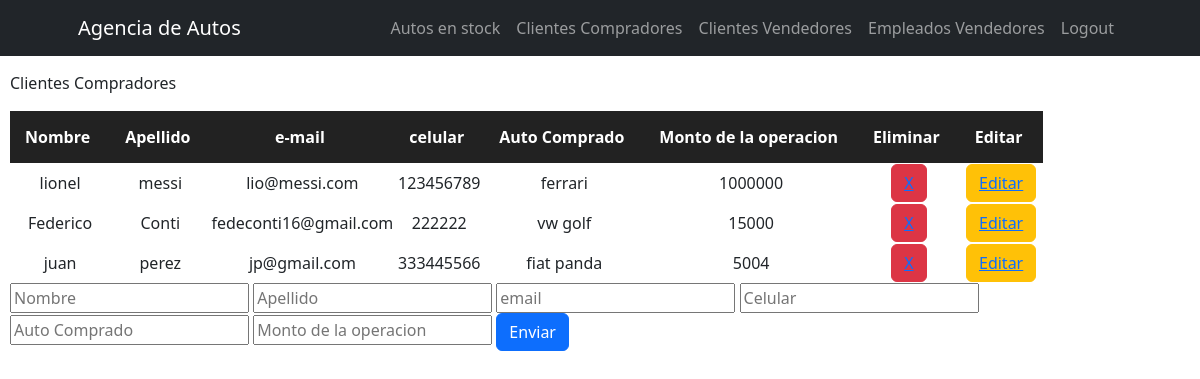
The app's page /setClientesCompradores/ (signed in) with its own data.
### AgenciApp/models.py (models this page shows, shortened)
class clientesCompradores(models.Model):
    nombre = models.CharField(max_length=40)
    apellido = models.CharField(max_length=40)
    email = models.EmailField()
    celular = models.IntegerField()
    autoComprado = models.CharField(max_length=40)
    montoOperacionComp = models.IntegerField()

### AgenciApp/views.py (the view)
# urls.py: path('setClientesCompradores/', setClientesCompradores, name='setClientesCompradores'),
@login_required
def setClientesCompradores(request):
    Clientes = clientesCompradores.objects.all()
    if request.method == 'POST':
        cliente = clientesCompradores(nombre=request.POST["nombre"],apellido=request.POST["apellido"],email=request.POST["email"],celular=request.POST["celular"], autoComprado=request.POST["autoComprado"], montoOperacionComp=request.POST["montoOperacionComp"])
        cliente.save()
        miFormulario = clientesFormulario()
        return render(request, "AgenciApp/setClientesCompradores.html", {"miFormulario":miFormulario, "Clientes":Clientes})
    else:
        miFormulario = clientesFormulario()
    return render(request, "AgenciApp/setClientesCompradores.html", {"miFormulario":miFormulario, "Clientes":Clientes})

### AgenciApp/forms.py
class clientesFormulario(forms.Form):
    nombre = forms.CharField()
    apellido = forms.CharField()
    email = forms.EmailField()
    celular = forms.IntegerField()
    autoComprado = forms.CharField(label='Auto Comprado')
    montoOperacionComp = forms.IntegerField(label='Monto Compra')

### AgenciApp/templates/AgenciApp/setClientesCompradores.html (shortened to what this page needs)
<div>
    {% extends "AgenciApp/clientesCompradores.html" %}
    {% load static %}
    {% block setClientesCompradores %}
    <form action="" method="post"> {% csrf_token %}
        <input placeholder="Nombre" type = "text" name="nombre" required>
        <input placeholder="Apellido" type = "text" name="apellido" required>
        <input placeholder="email" type = "email" name="email" required>
        <input placeholder="Celular" type = "number" name="celular" required>
        <input placeholder="Auto Comprado" type = "text" name="autoComprado" required>
        <input placeholder="Monto de la operacion" type = "number" name="montoOperacionComp" required>
        <input class="btn btn-primary" type="submit" value="Enviar">
    </form>
    {% endblock %}

### AgenciApp/templates/AgenciApp/clientesCompradores.html (shortened to what this page needs)
<div>
    {% extends "AgenciApp/inicio.html" %}
    {% load static %}
        {% block contenidoQueCambia %}
        <p>Clientes Compradores</p>
        <table class="tablaClientesCompradores">
            <tr class="tituloTablaClientesCompradores">
                <th>Nombre</th>
                <th>Apellido</th>
                <th>e-mail</th>
                <th>celular</th>
                <th>Auto Comprado</th>
                <th>Monto de la operacion</th>
                <th>Eliminar</th>
                <th>Editar</th>
            </tr>
                {% for Cliente in Clientes %}
                    <tr>
                        <td>{{Cliente.nombre}}</td>
                        <td>{{Cliente.apellido}}</td>
                        <td>{{Cliente.email}}</td>
                        <td>{{Cliente.celular}}</td>
                        <td>{{Cliente.autoComprado}}</td>
                        <td>{{Cliente.montoOperacionComp}}</td>
                        <td><button class="btn btn-danger btnEliminar"><a href="{% url 'eliminarClienteComprador' Cliente.email %}">X</a></button></td>
                        <td><button class="btn btn-warning btnEditar"><a href="{% url 'editarClienteComprador' Cliente.email %}">Editar</a></button></td>
                {% endfor %}
        </table>
        <div class="formSetClientesCompradores">
            {% block setClientesCompradores %}
            {% endblock %}
        </div>
        {% endblock %}

### AgenciApp/static/AgenciApp/css/AgenciAppStyle.css (style rules this page uses)
.tablaClientesCompradores { text-align: center; }
.tituloTablaClientesCompradores { background-color: rgb(34, 34, 34); color: white; padding-right: 20px !important; text-align: center !important; }
.tituloTablaClientesCompradores th { padding: 15px; text-align: center !important; padding-right: 20px !important; }

### records on screen
clientesCompradores: nombre "lionel", apellido "messi", email "lio@messi.com", celular "123456789", autoComprado "ferrari", montoOperacionComp "1000000"
clientesCompradores: nombre "Federico", apellido "Conti", email "fedeconti16@gmail.com", celular "222222", autoComprado "vw golf", montoOperacionComp "15000"
clientesCompradores: nombre "juan", apellido "perez", email "jp@gmail.com", celular "333445566", autoComprado "fiat panda", montoOperacionComp "5004"
